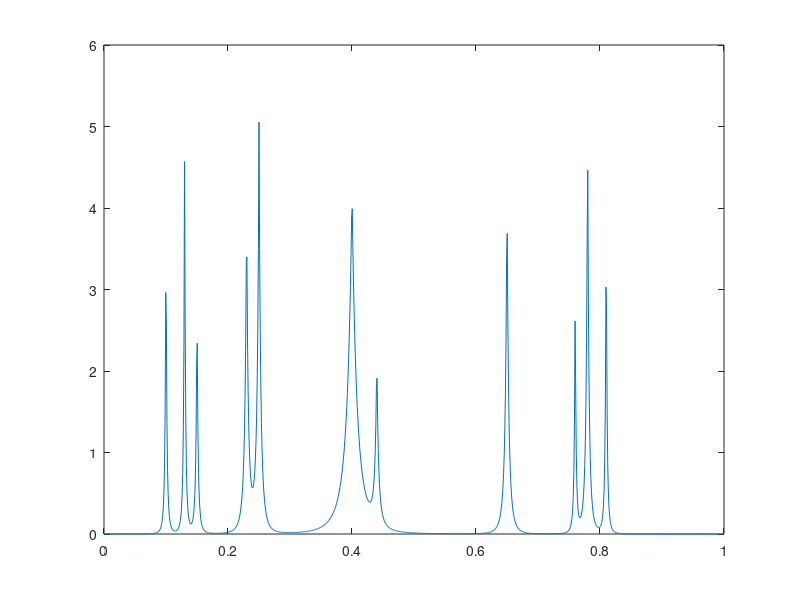

This chart was generated by the following MATLAB code: (Note: this script raises an error after producing the figure.)
%% BUMPS 

%% Matrix Product case - many (M) number of simulations - using SNR
% Comparison of single base wavelet matrix with Matrix Products 
%% First: Two-Matrix Product W1W2 comparison to Single base
%% Second: Similarity Transform W1'W2W1 comparison to W1W2, Single base
%% Third: Kronecker Product Transform comparison to single base

% Three methods of Universal Thresholding, BAMS, and ABE are applied to the
% transformed signal  


close all
clear; clc;

%  User Defined Parameters  
M = 200;  % number of simulations
SNR = 5;  % can change to 3, 5, or 7 


% Storing MSE values

% Kronecker Product for W0
mse_kron_vec = zeros(M, 1); 

% Matrix Products for W1'W2W1 
mse_W1W2W1_vec = zeros(M, 1); 

% Matrix Products for 2 filters 
mse_W1W2_vec = zeros(M, 1); 
 

% Single base
mse_W1_vec = zeros(M, 1);
mse_W2_vec = zeros(M, 1);

% BAMS vector initialization
mse_W1W2_BAMS_vec    = zeros(M,1);
mse_121_BAMS_vec     = zeros(M,1);
mse_W1_BAMS_vec      = zeros(M,1);
mse_W2_BAMS_vec      = zeros(M,1);
mse_kron_BAMS_vec    = zeros(M,1);


% ABE vector initialization
mse_W1W2_ABE_vec    = zeros(M,1);
mse_121_ABE_vec     = zeros(M,1);
mse_W1_ABE_vec      = zeros(M,1);
mse_W2_ABE_vec      = zeros(M,1);
mse_kron_ABE_vec    = zeros(M,1);

% sigma2 for ABE 
sigma2 = 1;   % because noise ~ N(0,1) and W is orthogonal


n=1024;
n1 = n;

% Bumps
m=n1;
t = (1:m) ./m;
pos = [ .1 .13 .15 .23 .25 .40 .44 .65  .76 .78 .81];
hgt = [ 4  5   3   4  5  4.2 2.1 4.3  3.1 5.1 4.2];
wth = [.005 .005 .006 .01 .01 .03 .01 .01  .005 .008 .005];
sig = zeros(size(t));
for j =1:length(pos)
	sig = sig + hgt(j)./( 1 + abs((t - pos(j))./wth(j))).^4;
end 
s_orig=sig;

figure(1)
plot(t, s_orig)
 

% Filter vectors 
hfilt1 = [
    0.0033357252854737713;
   -0.012580751999015526;
   -0.0062414902130117052;
    0.077571493840045713;
   -0.032244869585029520;
   -0.24229488706619015;
    0.13842814590110342;
    0.72430852843857444;
    0.60382926979718952;
    0.16010239797419290
];  % Daub 5

hfilt_daub3 = [0.332670552950165   0.806891509311400   0.459877502118228  ...
     -0.135011020010067  -0.085441273882042  0.035226291882017]; % Daub3

hfilt_haar = [sqrt(2)/2, sqrt(2)/2]; % Haar filter


nl=1; % if using nl = 10 we run into problem with wavmat (W1 and W2 are not orthogonal!)       
W1= Wavmat(hfilt_haar, n, nl, 0); % Wavelet matrix 
W2= Wavmat(hfilt_daub3, n, nl, 0); % Wavelet matrix 
 
% Add Gaussian noise with fixed SNR (user can set at beginning of file)
signal_var = var(s_orig);
signal_std = sqrt(signal_var);
s_orig= s_orig/signal_std * sqrt(SNR); % signal standardized to have unit variance, then scaled by sqrt(SNR)
     

for m = 1:M 
     s = s_orig + randn(size(s_orig)); % adds unit variance Gaussian noise

     
     %%  W1'W2W1 Product Wavelet Shrinkage 
     W121 = W1' * W2 * W1;
     wd121 = W121 * s'; % apply wavelet to noisy signal
     wd_121_raw = wd121;
     lambda = sqrt(2 * log(n)); % Universal thresholding, noise ~ Normal(0,1)
    
     wd121(abs(wd121) < lambda) = 0;  % Hard thresholding
    
     sr121 = W121' * wd121; % reconstruct denoised signal

     mse_W1W2W1_vec(m) = mean((s_orig - sr121').^2); 

     % BAMS (global)
     wd_121_b = bamsShrinkGlobal(wd_121_raw);
     sr121_b  = W121' * wd_121_b;
    
     %  ABE 
     wd_121_abe = abeShrink(wd_121_raw, sigma2);
     sr121_abe  = W121' * wd_121_abe;

      % store BAMS/ABE MSEs
     mse_121_BAMS_vec(m) = mean((s_orig - sr121_b').^2);
     mse_121_ABE_vec(m)  = mean((s_orig - sr121_abe').^2);

     
     %%  W1W2 Product Wavelet Shrinkage 
     W12 = W1 * W2;
     wd12 = W12 * s'; % apply wavelet to noisy signal
     wd12_raw = wd12;

     lambda = sqrt(2 * log(n)); % Universal thresholding, noise ~ Normal(0,1)
    
     wd12(abs(wd12) < lambda) = 0;  % Hard thresholding
    
     sr12 = W12' * wd12; % reconstruct denoised signal

     mse_W1W2_vec(m) = mean((s_orig - sr12').^2); 

     %  BAMS (global) shrinkage
     wd12_b = bamsShrinkGlobal(wd12_raw);
     sr12_b = W12' * wd12_b;

     %  ABE shrinkage
     wd12_abe = abeShrink(wd12_raw, sigma2);
     sr12_abe = W12' * wd12_abe;

     % store BAMS/ABE MSEs 
     mse_W1W2_BAMS_vec(m) = mean((s_orig - sr12_b').^2);
     mse_W1W2_ABE_vec(m)  = mean((s_orig - sr12_abe').^2);



     %%  Single Base (W1 - Daub 3) Wavelet Shrinkage  

     wd_W1 = W1 * s'; % Apply single wavelet matrix W1 to noisy signal
     wd_W1_raw = wd_W1; % keep raw copy for BAMS/ABE 

     wd_thresh_W1 = wd_W1;
     wd_thresh_W1(abs(wd_W1) < lambda) = 0; % Hard thresolding
    
     sr_W1 = W1' * wd_thresh_W1; % reconstruct denoised signal
    
     mse_W1_vec(m) = mean((s_orig' - sr_W1).^2); % mse for single wavelet W1

      %   BAMS (global) 
     wd_W1_b = bamsShrinkGlobal(wd_W1_raw);
     srW1_b  = W1' * wd_W1_b;

     %   ABE 
     wd_W1_abe = abeShrink(wd_W1_raw, sigma2);
     srW1_abe  = W1' * wd_W1_abe;

     %   store BAMS/ABE MSEs 
     mse_W1_BAMS_vec(m) = mean((s_orig - srW1_b').^2);
     mse_W1_ABE_vec(m)  = mean((s_orig - srW1_abe').^2);
    

     %%  Single Base (W2 - Daub 3) Wavelet Shrinkage  

     wd_W2 = W2 * s'; % Apply single wavelet matrix W2 to noisy signal
     wd_W2_raw = wd_W2;
     wd_thresh_W2 = wd_W2;
     wd_thresh_W2(abs(wd_W2) < lambda) = 0; % Hard thresolding
    
     sr_W2 = W2' * wd_thresh_W2; % reconstruct denoised signal
    
     mse_W2_vec(m) = mean((s_orig' - sr_W2).^2); % mse for single wavelet W2

      %   BAMS (global) 
     wd_W2_b = bamsShrinkGlobal(wd_W2_raw);
     srW2_b  = W2' * wd_W2_b;

     %   ABE 
     wd_W2_abe = abeShrink(wd_W2_raw, sigma2);
     srW2_abe  = W2' * wd_W2_abe;

     %   store BAMS/ABE MSEs 
     mse_W2_BAMS_vec(m) = mean((s_orig - srW2_b').^2);
     mse_W2_ABE_vec(m)  = mean((s_orig - srW2_abe').^2);
     

    %%  Kronecker Product 

    % Exploration of kron(W0,W0) 

     W0 = Wavmat(hfilt_daub3, 2^7, 4, 0); % Wavelet matrix 
     %W0_2 = Wavmat(hfilt1, 2^3, 1, 0); % with level 1, variability is smaller
     W0_2 = Wavmat([sqrt(2)/2 sqrt(2)/2], 2^3, 1, 0); % with level 1, variability is smaller

     WW = kron(W0,W0_2);
     wd_kron = WW * s'; % apply wavelet to noisy signal
     wd_kron_raw = wd_kron; % keep raw copy for BAMS/ABE 
     wd_kron(abs(wd_kron) < lambda) = 0;  % Hard thresholding
        
     sr_kron = WW' * wd_kron; % reconstruct denoised signal
     mse_kron_vec(m) = mean((s_orig' - sr_kron).^2); % mse for kronecker prod

     %   BAMS (global) 
     wd_kron_b = bamsShrinkGlobal(wd_kron_raw);
     srkron_b  = WW' * wd_kron_b;

     %   ABE shrinkage
     wd_kron_abe = abeShrink(wd_kron_raw, sigma2);
     srkron_abe  = WW' * wd_kron_abe;

     %   store BAMS/ABE MSEs 
     mse_kron_BAMS_vec(m) = mean((s_orig - srkron_b').^2);
     mse_kron_ABE_vec(m)  = mean((s_orig - srkron_abe').^2);

 end

 % Calculate Average MSE for kron(W0, W0_2) across M simulations 
 avg_mse_kron = mean(mse_kron_vec);

 % Calculate Average MSE for W1'W2W1 across M simulations 
 avg_mse_W1W2W1 = mean(mse_W1W2W1_vec);

 % Calculate Average MSE for W1W2 across M simulations 
 avg_mse_W1W2 = mean(mse_W1W2_vec);

 % Calculate Average MSE for all single bases across M simulations 
 avg_mse_W1 = mean(mse_W1_vec);
 avg_mse_W2 = mean(mse_W2_vec);


 %   Summary stats for BAMS 
 avg_mse_kron_BAMS = mean(mse_kron_BAMS_vec);
 avg_mse_121_BAMS  = mean(mse_121_BAMS_vec);
 avg_mse_W1W2_BAMS = mean(mse_W1W2_BAMS_vec);
 avg_mse_W1_BAMS   = mean(mse_W1_BAMS_vec);
 avg_mse_W2_BAMS   = mean(mse_W2_BAMS_vec);

 %   Summary stats for ABE 
 avg_mse_kron_ABE = mean(mse_kron_ABE_vec);
 avg_mse_121_ABE  = mean(mse_121_ABE_vec);
 avg_mse_W1W2_ABE = mean(mse_W1W2_ABE_vec);
 avg_mse_W1_ABE   = mean(mse_W1_ABE_vec);
 avg_mse_W2_ABE   = mean(mse_W2_ABE_vec);

 % Print results
 fprintf('\nABE THRESHOLDING------------------------------------------------------\n');
 fprintf('| %-22s | %-11s | %-16s |\n', 'Method', 'Average MSE', 'Variance of MSE');
 fprintf('|------------------------|-------------|------------------|\n');
 fprintf('| %-22s | %.4f      | %.4f           |\n', 'Kron Product (ABE)', avg_mse_kron_ABE, var(mse_kron_ABE_vec));
 fprintf('| %-22s | %.4f      | %.4f           |\n', 'W1W2W1 Product (ABE)',    avg_mse_121_ABE,  var(mse_121_ABE_vec));
 fprintf('| %-22s | %.4f      | %.4f           |\n', 'W1W2 Product (ABE)',      avg_mse_W1W2_ABE, var(mse_W1W2_ABE_vec));
 fprintf('| %-22s | %.4f      | %.4f           |\n', 'W1 Haar (ABE)',         avg_mse_W1_ABE,   var(mse_W1_ABE_vec));
 fprintf('| %-22s | %.4f      | %.4f           |\n', 'W2 Daub 3 (ABE)',          avg_mse_W2_ABE,   var(mse_W2_ABE_vec));
 fprintf('-----------------------------------------------------------------------\n');

 fprintf('\nBAMS THRESHOLDING-----------------------------------------------------\n');
 fprintf('| %-22s | %-11s | %-16s |\n', 'Method', 'Average MSE', 'Variance of MSE');
 fprintf('|------------------------|-------------|------------------|\n');
 fprintf('| %-22s | %.4f      | %.4f           |\n', 'Kron Product (BAMS)', avg_mse_kron_BAMS, var(mse_kron_BAMS_vec));
 fprintf('| %-22s | %.4f      | %.4f           |\n', 'W1W2W1 Product (BAMS)',    avg_mse_121_BAMS,  var(mse_121_BAMS_vec));
 fprintf('| %-22s | %.4f      | %.4f           |\n', 'W1W2 Product (BAMS)',      avg_mse_W1W2_BAMS, var(mse_W1W2_BAMS_vec));
 fprintf('| %-22s | %.4f      | %.4f           |\n', 'W1 Haar (BAMS)',         avg_mse_W1_BAMS,   var(mse_W1_BAMS_vec));
 fprintf('| %-22s | %.4f      | %.4f           |\n', 'W2 Daub3 (BAMS)',          avg_mse_W2_BAMS,   var(mse_W2_BAMS_vec));
 fprintf('-----------------------------------------------------------------------\n');

 fprintf('\nUNIVERSAL THRESHOLDING------------------------------------------------------\n');
 fprintf('| %-22s | %-11s | %-16s |\n', 'Method', 'Average MSE', 'Variance of MSE');
 fprintf('|------------------------|-------------|------------------|\n');
 fprintf('| %-22s | %.4f      | %.4f           |\n', 'Kron Product', avg_mse_kron, var(mse_kron_vec));
 fprintf('| %-22s | %.4f      | %.4f           |\n', 'W1W2W1 Product', avg_mse_W1W2W1, var(mse_W1W2W1_vec));
 fprintf('| %-22s | %.4f      | %.4f           |\n', 'W1W2 Product', avg_mse_W1W2, var(mse_W1W2_vec));
 fprintf('| %-22s | %.4f      | %.4f           |\n', 'W1 (Haar)', avg_mse_W1, var(mse_W1_vec));
 fprintf('| %-22s | %.4f      | %.4f           |\n', 'W2 (Daub 3)', avg_mse_W2, var(mse_W2_vec));



 

 %% Boxplots of Average MSEs
 
 % Product Transform vs. Single basis - Universal Thresholding
 figure;
 boxplot([mse_W1W2_vec, mse_W1_vec, mse_W2_vec], ...
     {'W1W2', 'Haar', 'Daubechies 3'});
 ylabel('MSE');
 title('MSE Distributions for M = 200 Simulations');


 % All Composite Transforms vs Single Bases - Universal Thresholding
 figure;
 boxplot([mse_kron_vec, mse_W1W2W1_vec, mse_W1W2_vec, mse_W1_vec, mse_W2_vec], ...
     {'kron', 'W1W2W1', 'W1W2', 'Haar', 'Daubechies 3'});
 ylabel('MSE');
 title('MSE Distributions including Kron and W1W2W1');


 % All Composite Transforms vs Single Bases - BAMS
 figure;
 boxplot([mse_kron_BAMS_vec, mse_121_BAMS_vec, mse_W1W2_BAMS_vec, mse_W1_BAMS_vec, mse_W2_BAMS_vec], ...
     {'kron', 'W1W2W1', 'W1W2', 'Haar', 'Daubechies 3'});
 ylabel('MSE');
 title('MSE Distributions including Kron and W1W2W1, BAMS thresholding');

 
 % All Composite Transforms vs Single Bases - ABE
 figure;
 boxplot([mse_kron_ABE_vec, mse_121_ABE_vec, mse_W1W2_ABE_vec, mse_W1_ABE_vec, mse_W2_ABE_vec], ...
     {'Kronecker', 'W1W2W1', 'W1W2', 'Haar', 'Daubechies 3'});
 ylabel('MSE');
 title('MSE Distributions including Kron and W1W2W1, ABE thresholding');
